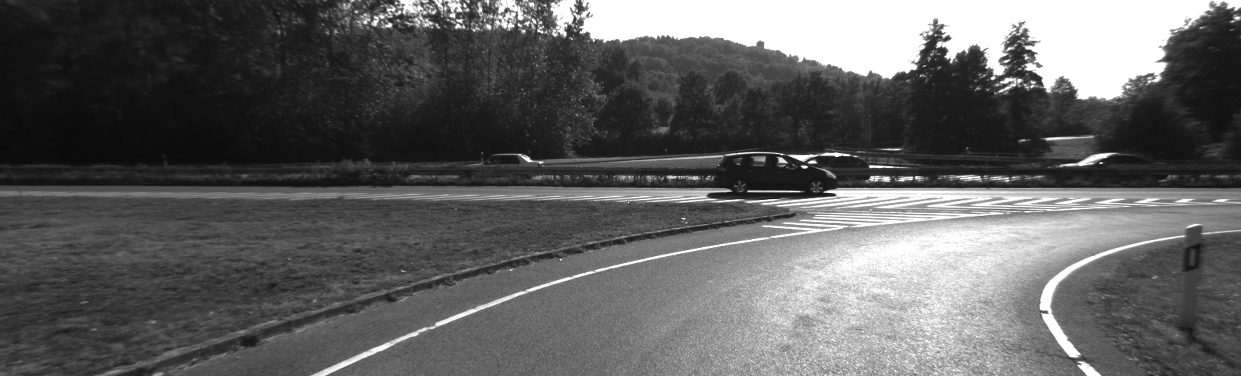
#> input picture kitti2/image_l/000000.png, 1241 x 376 px, found by its file name; its folder holds 4 pictures in this run
$ python dataload.py
#> lines starting #> are read from the running program, lines starting #| are printed output that depends on the picture
import os
import numpy as np
import cv2


def load_data( data_dir):
    K, P = load_calib(os.path.join(data_dir, 'calib.txt'))
    gt_poses = load_poses(os.path.join(data_dir, 'poses.txt'))
    images = load_images(os.path.join(data_dir, 'image_l'))
    return K, P, gt_poses, images
    # K , P is numpy array
    # gt_poses is list of numpy array
    # images is list of numpy array


def load_calib(filepath):
    with open(filepath, 'r') as f:
#> (reads kitti2/calib.txt from the repository)
        params = np.fromstring(f.readline(), dtype=np.float64, sep=' ')
        P = np.reshape(params, (3, 4))
        K = P[0:3, 0:3]
    return K, P

def load_poses(filepath):
    poses = []
    with open(filepath, 'r') as f:
#> (reads kitti2/poses.txt from the repository)
        for line in f.readlines():
            T = np.fromstring(line, dtype=np.float64, sep=' ')
            T = T.reshape(3, 4)
            T = np.vstack((T, [0, 0, 0, 1]))
            poses.append(T)
    return poses

def load_images(filepath):
    image_paths = [os.path.join(filepath, file) for file in sorted(os.listdir(filepath))]
    return [cv2.imread(path, cv2.IMREAD_GRAYSCALE) for path in image_paths]
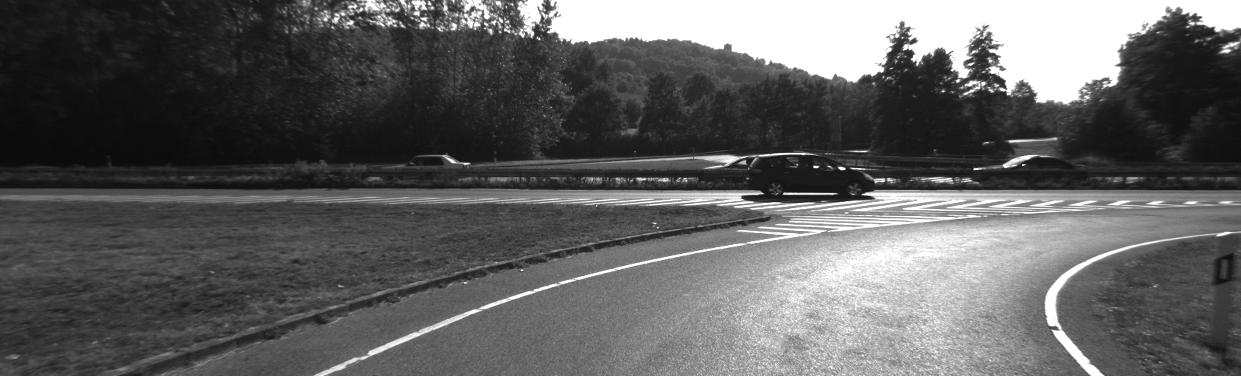
#> input picture kitti2/image_l/000001.png, 1241 x 376 px, found by its file name
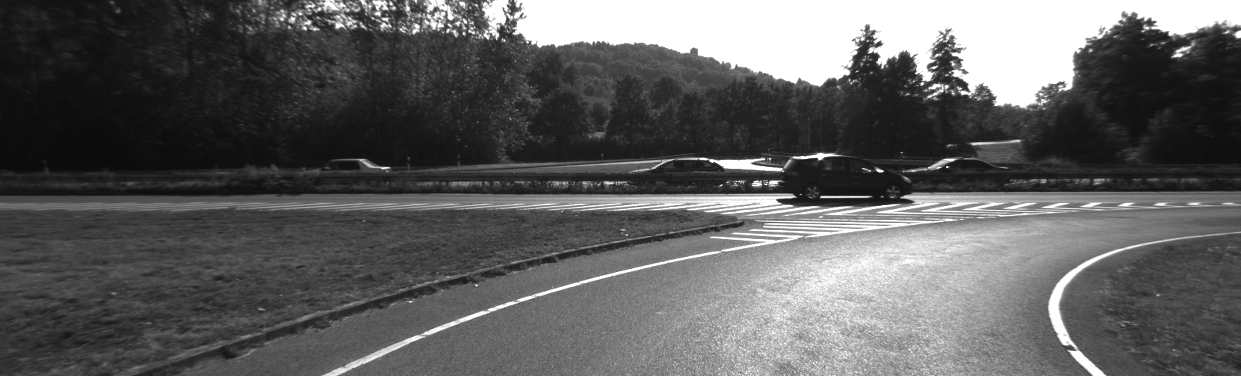
#> input picture kitti2/image_l/000002.png, 1241 x 376 px, found by its file name
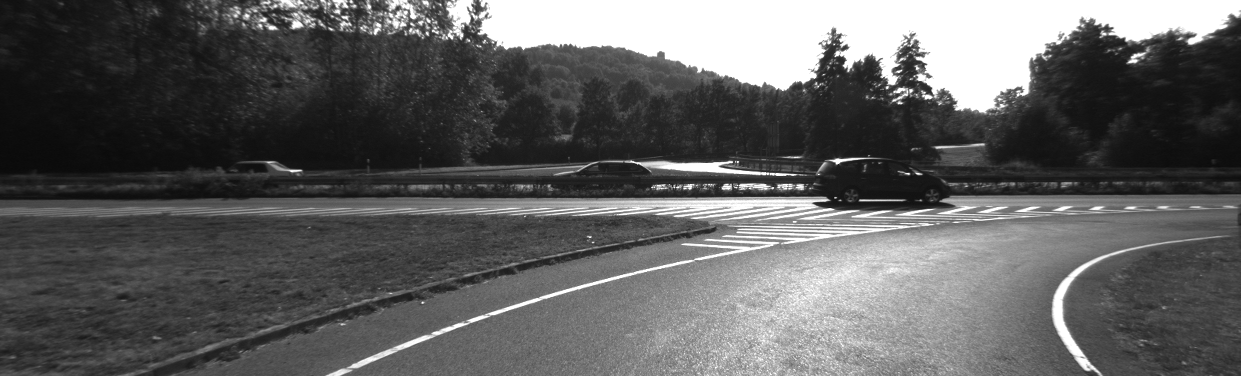
#> input picture kitti2/image_l/000003.png, 1241 x 376 px, found by its file name


def main():
    data_dir = '/Users/ashish.garg1/Downloads/VisualSLAM-main/kitti_data'  # Try KITTI_sequence_2 too
    K, P, gt_poses, images = load_data(data_dir)
#> K = [[718.9, 0, 607.2], [0, 718.9, 185.2], [0, 0, 1]]; P = [[718.9, 0, 607.2, 0], [0, 718.9, 185.2, 0], [0, 0, 1, 0]]; gt_poses = 51 items; images = 4 items
    print("K: ", K)
#| K:  [[718.856    0.     607.1928]
#|  [  0.     718.856  185.2157]
#|  [  0.       0.       1.    ]]
    print("P: ", P)
#| P:  [[718.856    0.     607.1928   0.    ]
#|  [  0.     718.856  185.2157   0.    ]
#|  [  0.       0.       1.       0.    ]]
    # gt_poses is list
    print("gt_poses: ", type(gt_poses))
#| gt_poses:  <class 'list'>
    print("gt_poses: ", len(gt_poses))
#| gt_poses:  51
    print("gt_poses: ", gt_poses[0])
#| gt_poses:  [[ 1.000000e+00  9.043683e-12  2.326809e-11  1.110223e-16]
#|  [ 9.043683e-12  1.000000e+00  2.392370e-10  2.220446e-16]
#|  [ 2.326810e-11  2.392370e-10  9.999999e-01 -2.220446e-16]
#|  [ 0.000000e+00  0.000000e+00  0.000000e+00  1.000000e+00]]
    # images is list
    print("images: ", type(images))
#| images:  <class 'list'>
    print("images: ", len(images))
#| images:  4
    print("images: ", images[0].shape)
#| images:  (376, 1241)
    # image is numpy array
    print("images: ", type(images[0]))
#| images:  <class 'numpy.ndarray'>


if __name__ == "__main__":
    main()
